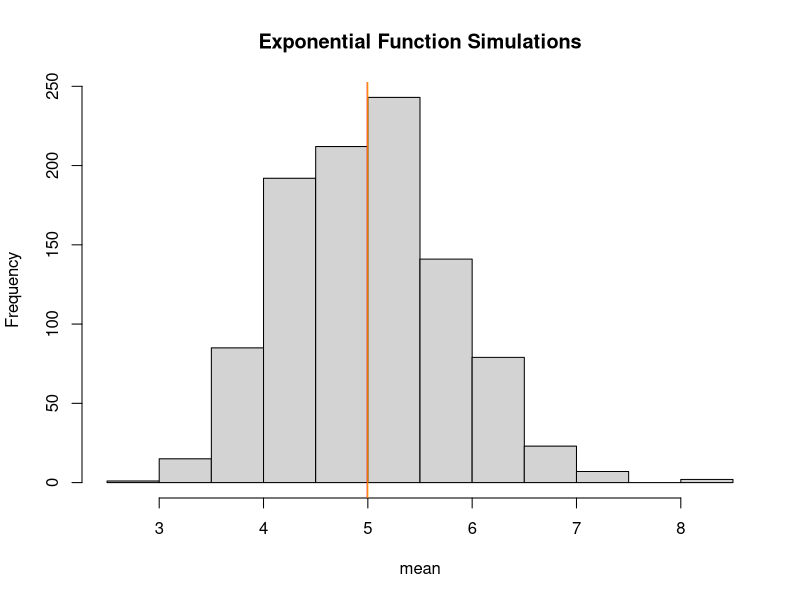
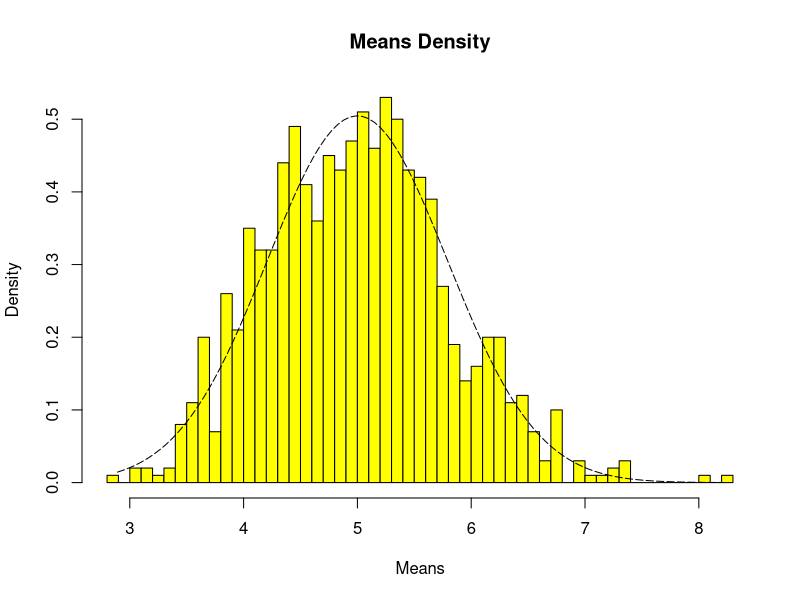
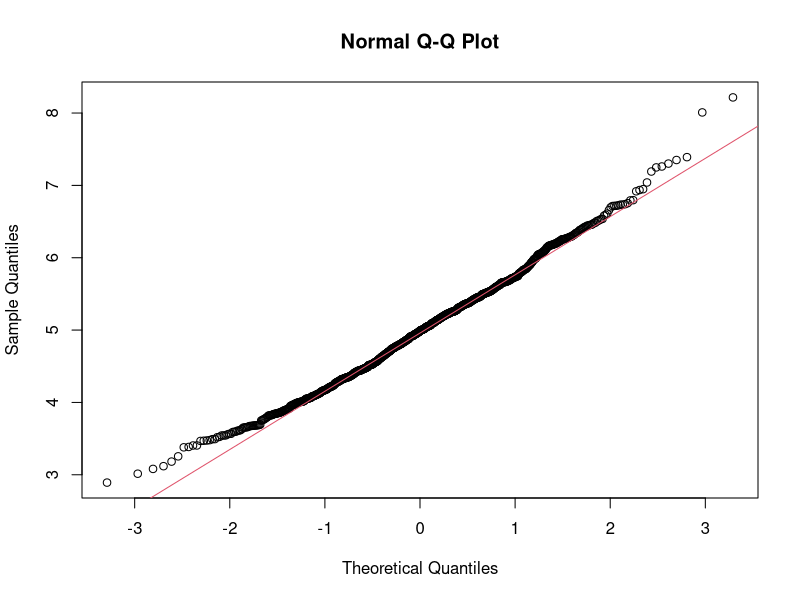

Reproduce these figures in R, in order.
## ---- chunk 1
knitr::opts_chunk$set(echo = TRUE)
## ---- chunk 2
library("data.table")
library("ggplot2")
## ---- chunk 3
# set seed for reproducability
set.seed(31)
# set lambda to 0.2
lambda <- 0.2
# 40 samples
n <- 40
# 1000 simulations
simulations <- 1000
# simulate
simulated_exponentials <- replicate(simulations, rexp(n, lambda))
# calculate mean of exponentials
means_exponentials <- apply(simulated_exponentials, 2, mean)
## ---- chunk 4
analytical_mean <- mean(means_exponentials)
analytical_mean
## ---- chunk 5
# analytical mean
theory_mean <- 1/lambda
theory_mean
## ---- chunk 6
# visualization
hist(means_exponentials, xlab = "mean", main = "Exponential Function Simulations")
abline(v = analytical_mean, col = "red")
abline(v = theory_mean, col = "orange")
## ---- chunk 7
# standard deviation of distribution
standard_deviation_dist <- sd(means_exponentials)
standard_deviation_dist
## ---- chunk 8
# standard deviation from analytical expression
standard_deviation_theory <- (1/lambda)/sqrt(n)
standard_deviation_theory
## ---- chunk 9
# variance of distribution
variance_dist <- standard_deviation_dist^2
variance_dist
## ---- chunk 10
# variance from analytical expression
variance_theory <- ((1/lambda)*(1/sqrt(n)))^2
variance_theory
## ---- chunk 11
xfit <- seq(min(means_exponentials), max(means_exponentials), length=100)
yfit <- dnorm(xfit, mean=1/lambda, sd=(1/lambda/sqrt(n)))
hist(means_exponentials,breaks=n,prob=T,col="yellow",xlab = "Means",main="Means Density",ylab="Density")
lines(xfit, yfit, pch=22, col="black", lty=5)
## ---- chunk 12
qqnorm(means_exponentials)
qqline(means_exponentials, col = 2)
